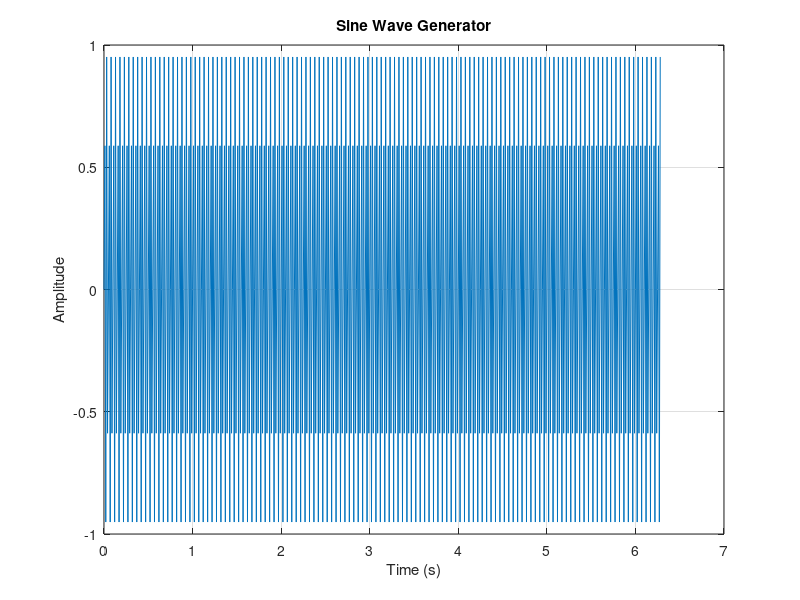

Reproduce this figure in MATLAB.
% Sine Wave Generator
% Generate a sine wave given its frequency and amplitude
% Suitable for audio processing applications

% Initialize time vector (0 to 2pi seconds)
t = 0:0.01:6.28;

% Define the frequency and amplitude of the sine wave
freq = 440; % Hz (A4)
amp = 1;

% Generate the sine wave using MATLAB's built-in function
y = amp * sin(2 * pi * freq * t);

% Plot the generated sine wave
plot(t, y);
xlabel('Time (s)');
ylabel('Amplitude');
title('Sine Wave Generator');
grid on;
